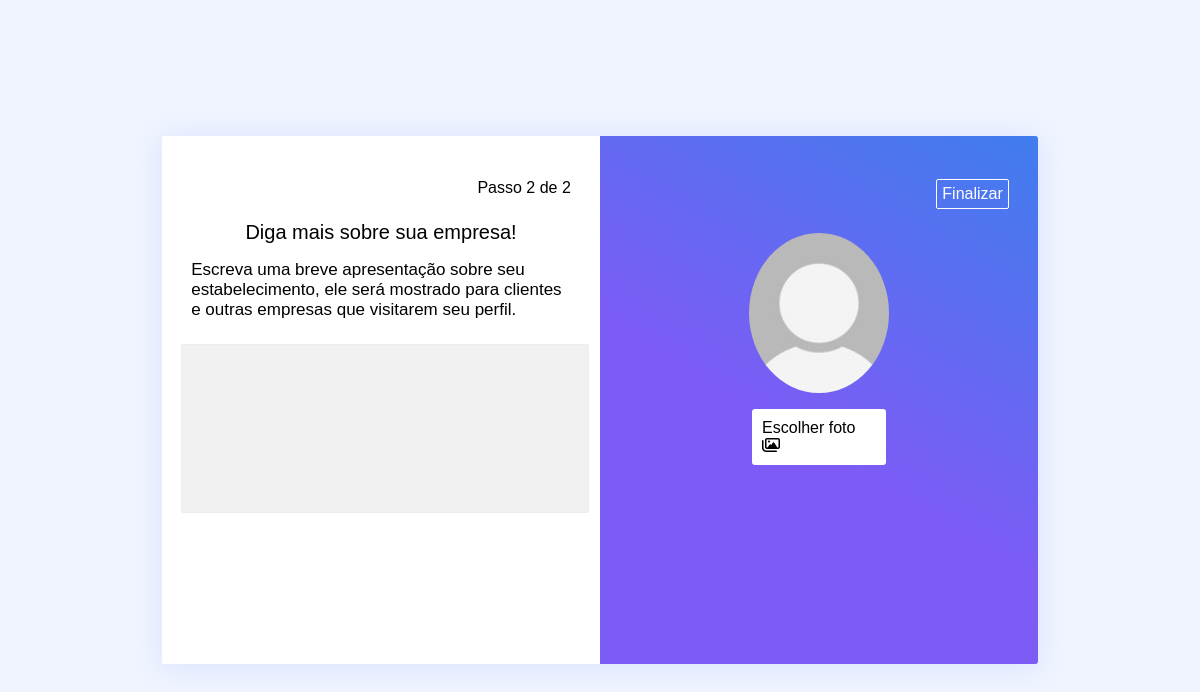
The page /Anpere/AreaRestrita-Empresa/personalizarPerfil2.php?id=14 on the database as committed earlier.
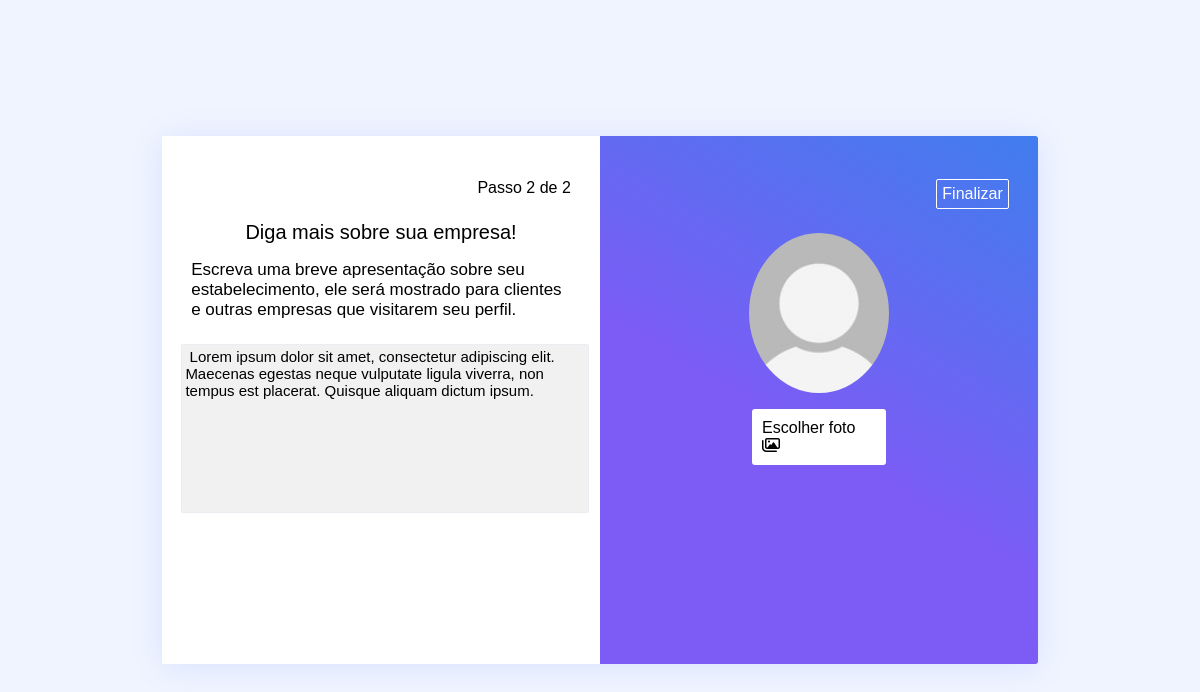
The same page on the database as committed later.
### tables this page shows
CREATE TABLE `tbperfilempresa` (
  `idPerfilEmpresa` int(11) NOT NULL,
  `idEmpresa` int(11) NOT NULL,
  `fotoPerfilEmpresa` varchar(1000) NOT NULL,
  `biografiaPerfilEmpresa` varchar(1000) NOT NULL
);

### Anpere/AreaRestrita-Empresa/personalizarPerfil2.php (the view, shortened to what this page needs)
<!DOCTYPE html>
<html lang="pt-br">
<head>
    <link rel="stylesheet" href="../resources/css/personalizarPerfil2.css">
</head>
<body>
    <?php
    $idEmpresa = $_GET['id'];
    $pdo = CONNECTION::GET_PDO();
    $sql = "SELECT * FROM tbperfilempresa WHERE idEmpresa='$idEmpresa'";
    $stm6 = $pdo->prepare($sql);
    $stm6->execute();
    while ($row = $stm6->fetch(PDO::FETCH_BOTH)) {
        $biografia = $row['biografiaPerfilEmpresa'];
    };
    if (isset($biografia)) {
    } else {
        $biografia = "";
    }
    ?>
    <div class="container">
        <form method="POST" action="cadastrar-perfilEmpresa.php?id=<?php echo $idEmpresa?>" enctype="multipart/form-data">
            <div class="container">
                <div class="LadoEsquerdo">
                    <div class="indice">
                        <p>Passo 2 de 2</p>
                    </div>
                    <div class="textos">
                        <p class="titulo">Diga mais sobre sua empresa!</p>
                        <p class="subtitulo">Escreva uma breve apresentação sobre seu estabelecimento, ele será mostrado para clientes e outras empresas que visitarem seu perfil.</p>
                        <textarea name="txtBiografia" placeholder="Fale sobre sua empresa..." required> <?php echo $biografia ?> </textarea>
                    </div>
                </div>
                <div class="LadoDireito">
                    <div class="next">
                        <a href="perfilAreaRestrita.php?id=<?php echo $idEmpresa;?>"> <label for="enviar">Finalizar</label> </a>
                    </div>
                    <div class="imagem">
                        <div class="fotoPerfil">
                            <img src="../resources/images/perfil.png" id="img">
                        </div>
                        <div class="foto">
                            <div class="inf" style="display: flex; flex-direction: column; align-items: center">
                                <label for="escolher">Escolher foto <i class="far fa-images"></i> </label>
                            </div>
                        </div>
                    </div>
                </div>
            </div>
        </form>
    </div>
</body>
</html>

Rows that differ between the two databases and show on the page:
added tbperfilempresa: txtBiografia "Lorem ipsum dolor sit amet, consectetur adipiscing elit. Maecenas egestas neque vulputate ligula viverra, non tempus est placerat. Quisque aliquam dictum ipsum."
